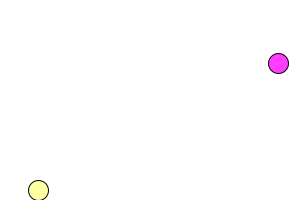
Frame 1 (no input)
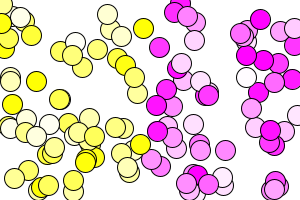
Frame 60 (the mouse pressed at the canvas centre just before this capture)
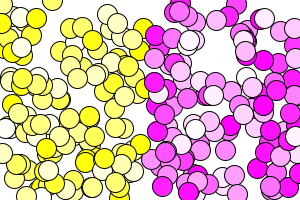
Frame 120 (the mouse held since frame 60 and released just before this capture)

The Processing sketch that drew these frames (run headless with seeded random() and noise(); from frame 60 on, the mouse is pressed at the canvas centre):

// Processing sketch: processing_58453
// ── processing_58453.pde

void setup(){
    size(300,200);
    background(255);
    smooth();
}
  
void draw(){
    fill(255,255,random(255));
    ellipse(random(width/2),random(height),20,20);
    
    
    fill(255,random(255),255);
    ellipse(random(width/2,width),random(height),20,20);
}
